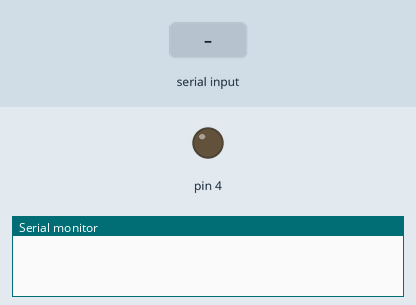
Simulated run of this sketch. Board: Arduino Uno, built with avr-gcc and run on an emulated ATmega328P. Shown: output pins drawn as LEDs (lit = HIGH), the last lines printed to the serial monitor. The test bench sets the inputs (shaded band).

Above: at 1.2 s.
1.3 s: "30,150\n" received over Serial
At 2.05 s:
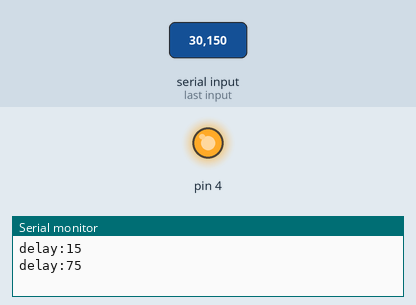
Timing chart, 0 to 10.3 s (numbered marks = the images above; inputs shaded):
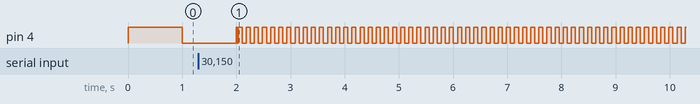

The sketch:

harmonic_oscillator.ino
```cpp
void setup() {
  // put your setup code here, to run once:
  pinMode(4, OUTPUT);
  Serial.begin(9600);
  Serial.setTimeout(2);
}

int d = 1000;
void loop() {
  if (Serial.available()){
    int new_d = Serial.parseInt()/2;
    if (new_d>=10 and new_d<10000){
      d = new_d;
    }
    Serial.print("delay:");
    Serial.println(d);
  }
  //Serial.println("beep");
  digitalWrite(4, HIGH);
  delay(d);
  digitalWrite(4, LOW);
  delay(d);
}
```
